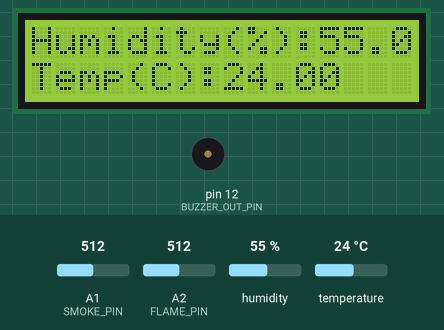
This sketch was run on a simulated Arduino Uno, built with avr-gcc and run on an emulated ATmega328P. Parts: 16×2 character LCD, buzzer (waves = sounding, pin HIGH). The test bench sets the inputs (shaded band); at power-on: A1 (SMOKE_PIN) = 512, A2 (FLAME_PIN) = 512, temperature 24 °C, humidity 55 %. What the sketch prints to the serial monitor is not drawn.

Above: at 1.2 s.
1.3 s: A1 (SMOKE_PIN) set to 538
8.7 s: A1 (SMOKE_PIN) set to 559
At 13.1 s:
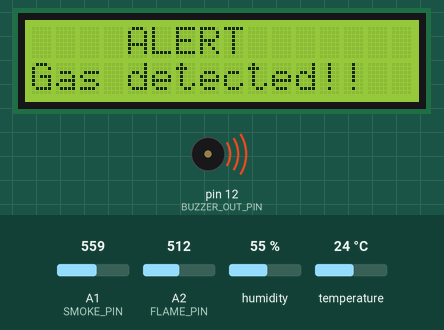
18.9 s: A2 (FLAME_PIN) set to 40
At 21.3 s:
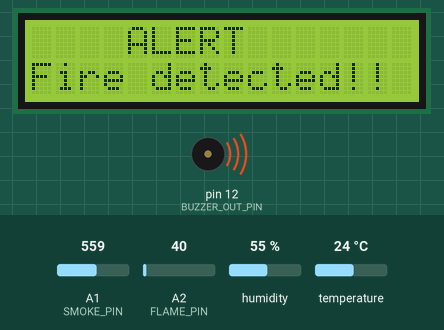
27.0 s: temperature set to 28 °C
At 34.9 s:
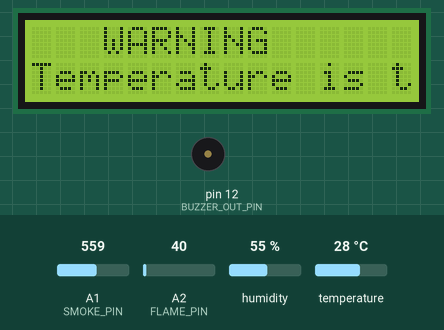
37.7 s: A1 (SMOKE_PIN) set to 40
At 43.6 s:
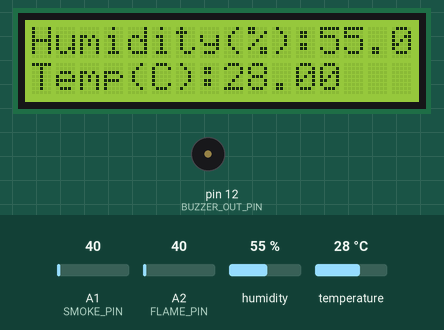
48.4 s: A1 (SMOKE_PIN) set to 560
At 59.0 s:
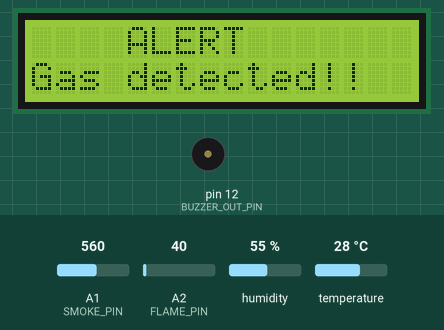
Timing chart, 0 to 60.1 s (numbered marks = the images above; inputs shaded):
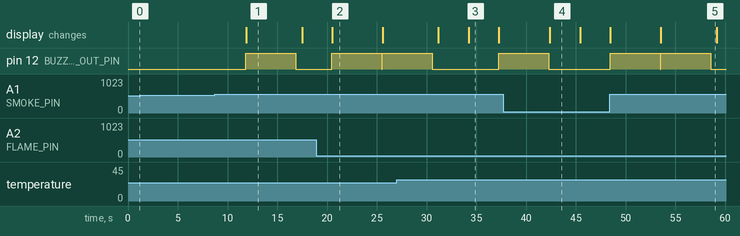

Measured:
- the behaviour switches between 550 and 551 on A1 (SMOKE_PIN) (found by bisection; images 0 and 1)
- after the input at 1.3 s, every drawn part: stays the same
- after the input at 8.7 s, pin 12 (BUZZER_OUT_PIN): LOW → HIGH after 3.1 s, → LOW 5.0 s later; the display: changes after 3.2 s (image 1)
- after the input at 18.9 s, the display: changes after 1.6 s (image 2)
- after the input at 37.7 s, pin 12 (BUZZER_OUT_PIN): goes on until 42.3 s, then stays LOW
- after the input at 48.4 s, the display: first differs from a run without the input after 5.1 s (image 5)
- what the display in image 1 shows lasts 5.6 s, from 11.9 s to 17.5 s
- what the display in image 2 shows lasts 5.1 s, from 20.5 s to 25.6 s

The sketch:

alarm_system.ino
```cpp
/****************************************
* Include Libraries
****************************************/
#include <Wire.h>
#include <dht11.h>
#include <LiquidCrystal_I2C.h>
#include <SoftwareSerial.h>

/****************************************
* Define Instances and Constants
****************************************/
#define BAUD_RATE_NODE 115200

#define DELAY_TIME 3000
#define WARNING_DELAY_TIME 2000
#define ALERT_DELAY_TIME 5000

#define TEMP_HUMID_PIN 4
#define BUZZER_OUT_PIN 12
#define FLAME_PIN A2
#define SMOKE_PIN A1

#define HUMIDITY_THRESHOLD 5
#define TEMPERATURE_THRESHOLD 26
#define FLAME_THRESHOLD 50
#define GAS_THRESHOLD 550

#define ARDUINO_FIRE_ALERT "FIRE"
#define ARDUINO_SMOKE_ALERT "SMOKE"

dht11 DHT11;
LiquidCrystal_I2C LCD(0x27, 16, 2);
SoftwareSerial espSerial(5, 6);

int flameSensor = 0;
int gasSensor = 0;

/****************************************
* Auxiliar Functions
****************************************/

void displayTemperatureOnLCD();
void displayMessageOnLCD(const char *errorMessage, const char *errorDescription);
void sendDataToNodeMCU(String data);
void temperatureSensorFlow();
void flameSensorFlow();
void gasSensorFlow();

void displayTemperatureOnLCD()
{
  LCD.print("Humidity(%):" );
  LCD.print((float)DHT11.humidity);
  LCD.setCursor(0, 1);
  LCD.print("Temp(C):");
  LCD.print((float)DHT11.temperature);
}

void displayMessageOnLCD(const char *errorMessage, const char *errorDescription)
{
    LCD.clear();
    LCD.print(errorMessage);
    LCD.setCursor(0, 1);
    LCD.print(errorDescription);
}

void sendDataToNodeMCU(String data)
{
    espSerial.println(data);
}

void temperatureSensorFlow()
{
  DHT11.read(TEMP_HUMID_PIN);

  displayTemperatureOnLCD();

  delay(DELAY_TIME);

  if ((float)DHT11.humidity < HUMIDITY_THRESHOLD)
  {
    displayMessageOnLCD("   WARNING   ", "Humidity is too low!");
    delay(DELAY_TIME);
  }

  if ((float)DHT11.temperature > TEMPERATURE_THRESHOLD)
  {
    displayMessageOnLCD("   WARNING   ", "Temperature is too high!");
    delay(DELAY_TIME);
  }

  sendDataToNodeMCU(String("T=") + String(DHT11.temperature));
}

void flameSensorFlow()
{
  flameSensor = analogRead(FLAME_PIN);

    Serial.print("Fire Detected! flame value: ");
    Serial.println(flameSensor);

  if (flameSensor < FLAME_THRESHOLD)
  {
    Serial.print("Fire Detected! flame value: ");
    Serial.println(flameSensor);

    digitalWrite(BUZZER_OUT_PIN, HIGH);

    sendDataToNodeMCU(String(ARDUINO_FIRE_ALERT));
    displayMessageOnLCD("    ALERT    ", "Fire detected!!");

    delay(ALERT_DELAY_TIME);
  }

  digitalWrite(BUZZER_OUT_PIN, LOW);
  delay(flameSensor);
}

void gasSensorFlow()
{
  gasSensor = analogRead(SMOKE_PIN);

  if (gasSensor > GAS_THRESHOLD)
  {
    Serial.print("Gas detected! gas value: ");
    Serial.println(gasSensor);

    digitalWrite(BUZZER_OUT_PIN, HIGH);

    sendDataToNodeMCU(String(ARDUINO_SMOKE_ALERT));
    displayMessageOnLCD("    ALERT    ", "Gas detected!!");

    delay(ALERT_DELAY_TIME);
  }

  digitalWrite(BUZZER_OUT_PIN, LOW);
  delay(gasSensor);
}

/****************************************
* Main Functions
****************************************/

void setup()
{
  Serial.begin(BAUD_RATE_NODE);
  espSerial.begin(BAUD_RATE_NODE);

  LCD.begin();
  LCD.backlight();

  pinMode(BUZZER_OUT_PIN, OUTPUT);
  pinMode(SMOKE_PIN, INPUT);
}

void loop()
{
  LCD.clear();

  temperatureSensorFlow();
  flameSensorFlow();
  gasSensorFlow();
}
```
